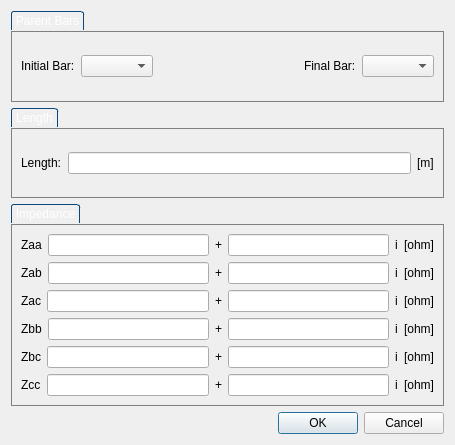
<?xml version="1.0" encoding="UTF-8"?>
<ui version="4.0">
 <class>LineProperties</class>
 <widget class="QDialog" name="LineProperties">
  <property name="geometry">
   <rect>
    <x>0</x>
    <y>0</y>
    <width>455</width>
    <height>445</height>
   </rect>
  </property>
  <property name="windowTitle">
   <string>Line Initial Settings</string>
  </property>
  <layout class="QVBoxLayout" name="verticalLayout_2">
   <item>
    <widget class="QGroupBox" name="groupBox_2">
     <property name="styleSheet">
      <string notr="true">QGroupBox {
border: 1px solid gray;
margin-top: 20px;
}

QGroupBox::title
{
    subcontrol-origin: margin;	
    border-top-left-radius: 3px;
    border-top-right-radius: 3px;
    border: 1px solid #0b477b;
    border-bottom: none;
    background-color: qlineargradient(x1: 0, y1: 0, x2: 0, y2: 1,
        stop: 0 #001520, stop: 1 #000809);
    padding: 2 2px;
    color: white;   
}</string>
     </property>
     <property name="title">
      <string>Parent Bars</string>
     </property>
     <layout class="QVBoxLayout" name="verticalLayout_7">
      <item>
       <layout class="QHBoxLayout" name="horizontalLayout">
        <item>
         <widget class="QLabel" name="label_8">
          <property name="text">
           <string>Initial Bar:</string>
          </property>
         </widget>
        </item>
        <item>
         <widget class="QComboBox" name="noI"/>
        </item>
        <item>
         <spacer name="horizontalSpacer">
          <property name="orientation">
           <enum>Qt::Horizontal</enum>
          </property>
          <property name="sizeHint" stdset="0">
           <size>
            <width>40</width>
            <height>20</height>
           </size>
          </property>
         </spacer>
        </item>
        <item>
         <widget class="QLabel" name="label_9">
          <property name="text">
           <string>Final Bar:</string>
          </property>
         </widget>
        </item>
        <item>
         <widget class="QComboBox" name="noF"/>
        </item>
       </layout>
      </item>
     </layout>
    </widget>
   </item>
   <item>
    <widget class="QGroupBox" name="groupBox_3">
     <property name="styleSheet">
      <string notr="true">QGroupBox {
border: 1px solid gray;
margin-top: 20px;
}

QGroupBox::title
{
    subcontrol-origin: margin;	
    border-top-left-radius: 3px;
    border-top-right-radius: 3px;
    border: 1px solid #0b477b;
    border-bottom: none;
    background-color: qlineargradient(x1: 0, y1: 0, x2: 0, y2: 1,
        stop: 0 #001520, stop: 1 #000809);
    padding: 2 2px;
    color: white;   
}</string>
     </property>
     <property name="title">
      <string>Length</string>
     </property>
     <layout class="QVBoxLayout" name="verticalLayout_14">
      <item>
       <layout class="QHBoxLayout" name="horizontalLayout_11">
        <item>
         <widget class="QLabel" name="label_10">
          <property name="text">
           <string>Length:</string>
          </property>
         </widget>
        </item>
        <item>
         <widget class="QLineEdit" name="length"/>
        </item>
        <item>
         <widget class="QLabel" name="lengthUn">
          <property name="text">
           <string>[m]</string>
          </property>
         </widget>
        </item>
       </layout>
      </item>
     </layout>
    </widget>
   </item>
   <item>
    <widget class="QGroupBox" name="groupBox_4">
     <property name="styleSheet">
      <string notr="true">QGroupBox {
border: 1px solid gray;
margin-top: 20px;
}

QGroupBox::title
{
    subcontrol-origin: margin;	
    border-top-left-radius: 3px;
    border-top-right-radius: 3px;
    border: 1px solid #0b477b;
    border-bottom: none;
    background-color: qlineargradient(x1: 0, y1: 0, x2: 0, y2: 1,
        stop: 0 #001520, stop: 1 #000809);
    padding: 2 2px;
    color: white;   
}</string>
     </property>
     <property name="title">
      <string>Impedance</string>
     </property>
     <layout class="QVBoxLayout" name="verticalLayout">
      <item>
       <layout class="QHBoxLayout" name="horizontalLayout_2">
        <item>
         <widget class="QLabel" name="label_11">
          <property name="text">
           <string>Zaa</string>
          </property>
         </widget>
        </item>
        <item>
         <widget class="QLineEdit" name="Zaa"/>
        </item>
        <item>
         <widget class="QLabel" name="label_32">
          <property name="text">
           <string>+</string>
          </property>
         </widget>
        </item>
        <item>
         <widget class="QLineEdit" name="Zaai"/>
        </item>
        <item>
         <widget class="QLabel" name="label_33">
          <property name="text">
           <string>i</string>
          </property>
         </widget>
        </item>
        <item>
         <widget class="QLabel" name="impedanceUn1">
          <property name="text">
           <string>[ohm]</string>
          </property>
         </widget>
        </item>
       </layout>
      </item>
      <item>
       <layout class="QHBoxLayout" name="horizontalLayout_3">
        <item>
         <widget class="QLabel" name="label_12">
          <property name="text">
           <string>Zab</string>
          </property>
         </widget>
        </item>
        <item>
         <widget class="QLineEdit" name="Zab"/>
        </item>
        <item>
         <widget class="QLabel" name="label_34">
          <property name="text">
           <string>+</string>
          </property>
         </widget>
        </item>
        <item>
         <widget class="QLineEdit" name="Zabi"/>
        </item>
        <item>
         <widget class="QLabel" name="label_43">
          <property name="text">
           <string>i</string>
          </property>
         </widget>
        </item>
        <item>
         <widget class="QLabel" name="impedanceUn2">
          <property name="text">
           <string>[ohm]</string>
          </property>
         </widget>
        </item>
       </layout>
      </item>
      <item>
       <layout class="QHBoxLayout" name="horizontalLayout_4">
        <item>
         <widget class="QLabel" name="label_17">
          <property name="text">
           <string>Zac</string>
          </property>
         </widget>
        </item>
        <item>
         <widget class="QLineEdit" name="Zac"/>
        </item>
        <item>
         <widget class="QLabel" name="label_36">
          <property name="text">
           <string>+</string>
          </property>
         </widget>
        </item>
        <item>
         <widget class="QLineEdit" name="Zaci"/>
        </item>
        <item>
         <widget class="QLabel" name="label_44">
          <property name="text">
           <string>i</string>
          </property>
         </widget>
        </item>
        <item>
         <widget class="QLabel" name="impedanceUn3">
          <property name="text">
           <string>[ohm]</string>
          </property>
         </widget>
        </item>
       </layout>
      </item>
      <item>
       <layout class="QHBoxLayout" name="horizontalLayout_6">
        <item>
         <widget class="QLabel" name="label_21">
          <property name="text">
           <string>Zbb</string>
          </property>
         </widget>
        </item>
        <item>
         <widget class="QLineEdit" name="Zbb"/>
        </item>
        <item>
         <widget class="QLabel" name="label_38">
          <property name="text">
           <string>+</string>
          </property>
         </widget>
        </item>
        <item>
         <widget class="QLineEdit" name="Zbbi"/>
        </item>
        <item>
         <widget class="QLabel" name="label_46">
          <property name="text">
           <string>i</string>
          </property>
         </widget>
        </item>
        <item>
         <widget class="QLabel" name="impedanceUn5">
          <property name="text">
           <string>[ohm]</string>
          </property>
         </widget>
        </item>
       </layout>
      </item>
      <item>
       <layout class="QHBoxLayout" name="horizontalLayout_7">
        <item>
         <widget class="QLabel" name="label_23">
          <property name="text">
           <string>Zbc</string>
          </property>
         </widget>
        </item>
        <item>
         <widget class="QLineEdit" name="Zbc"/>
        </item>
        <item>
         <widget class="QLabel" name="label_37">
          <property name="text">
           <string>+</string>
          </property>
         </widget>
        </item>
        <item>
         <widget class="QLineEdit" name="Zbci"/>
        </item>
        <item>
         <widget class="QLabel" name="label_47">
          <property name="text">
           <string>i</string>
          </property>
         </widget>
        </item>
        <item>
         <widget class="QLabel" name="impedanceUn6">
          <property name="text">
           <string>[ohm]</string>
          </property>
         </widget>
        </item>
       </layout>
      </item>
      <item>
       <layout class="QHBoxLayout" name="horizontalLayout_9">
        <item>
         <widget class="QLabel" name="label_27">
          <property name="text">
           <string>Zcc</string>
          </property>
         </widget>
        </item>
        <item>
         <widget class="QLineEdit" name="Zcc"/>
        </item>
        <item>
         <widget class="QLabel" name="label_40">
          <property name="text">
           <string>+</string>
          </property>
         </widget>
        </item>
        <item>
         <widget class="QLineEdit" name="Zcci"/>
        </item>
        <item>
         <widget class="QLabel" name="label_49">
          <property name="text">
           <string>i</string>
          </property>
         </widget>
        </item>
        <item>
         <widget class="QLabel" name="impedanceUn8">
          <property name="text">
           <string>[ohm]</string>
          </property>
         </widget>
        </item>
       </layout>
      </item>
     </layout>
    </widget>
   </item>
   <item>
    <widget class="QDialogButtonBox" name="buttonBox">
     <property name="standardButtons">
      <set>QDialogButtonBox::Cancel|QDialogButtonBox::Ok</set>
     </property>
    </widget>
   </item>
  </layout>
 </widget>
 <resources/>
 <connections/>
</ui>
